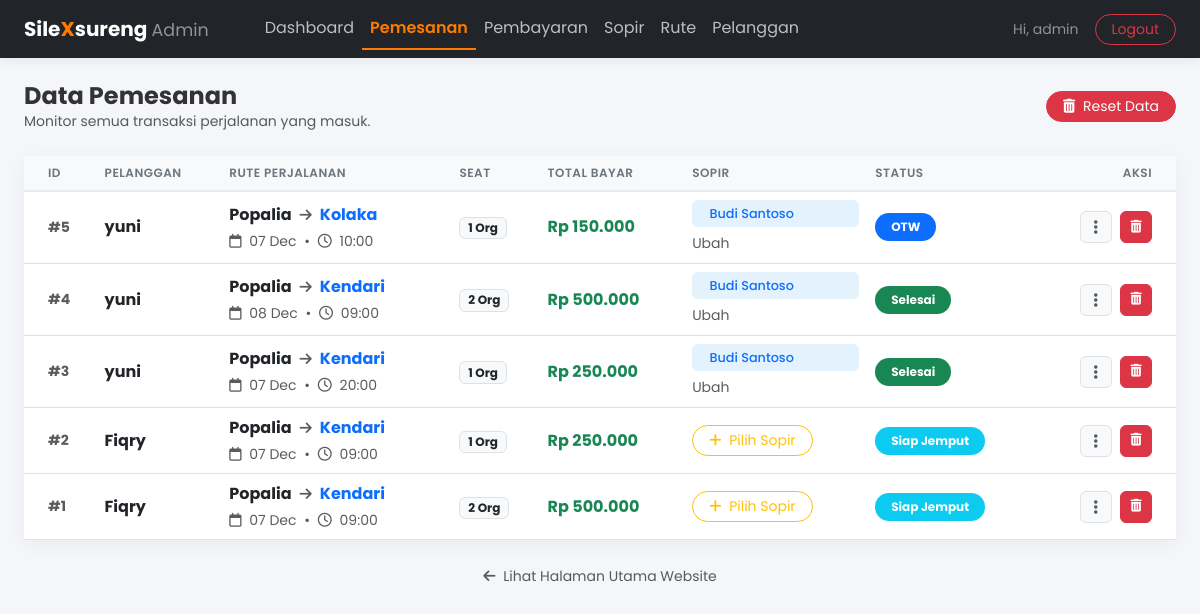
The app's page /admin_pemesanan.php (signed in) with its own data.
### tables this page shows
CREATE TABLE `pemesanan` (
  `id_pemesanan` int(11) NOT NULL,
  `id_pelanggan` int(11) NOT NULL,
  `id_rute` int(11) NOT NULL,
  `id_sopir` int(11) DEFAULT NULL,
  `tanggal_berangkat` date NOT NULL,
  `jam_berangkat` time NOT NULL,
  `jumlah_penumpang` int(11) NOT NULL,
  `total_harga` decimal(12,2) NOT NULL,
  `status` enum('pending','dialokasikan','dalam_perjalanan','selesai','dibatalkan') DEFAULT 'pending',
  `dibuat_pada` timestamp NOT NULL DEFAULT current_timestamp(),
  `bukti_pembayaran` varchar(255) DEFAULT NULL,
  `status_pembayaran` enum('Belum Bayar','Menunggu Konfirmasi','Lunas','Ditolak') DEFAULT 'Belum Bayar'
);

CREATE TABLE `pelanggan` (
  `id_pelanggan` int(11) NOT NULL,
  `nama` varchar(100) NOT NULL,
  `no_hp` varchar(15) NOT NULL,
  `email` varchar(100) DEFAULT NULL,
  `alamat` text DEFAULT NULL,
  `username` varchar(50) NOT NULL,
  `password` varchar(255) NOT NULL,
  `dibuat_pada` timestamp NOT NULL DEFAULT current_timestamp()
);

CREATE TABLE `rute` (
  `id_rute` int(11) NOT NULL,
  `asal` varchar(100) NOT NULL,
  `tujuan` varchar(100) NOT NULL,
  `harga` decimal(10,2) NOT NULL,
  `jadwal_keberangkatan` text DEFAULT NULL
);

CREATE TABLE `sopir` (
  `id_sopir` int(11) NOT NULL,
  `nama` varchar(100) NOT NULL,
  `username` varchar(50) NOT NULL,
  `password` varchar(255) NOT NULL,
  `no_hp` varchar(15) NOT NULL,
  `no_sim` varchar(50) NOT NULL,
  `aktif` tinyint(1) DEFAULT 1,
  `dibuat_pada` timestamp NOT NULL DEFAULT current_timestamp()
);

### admin_pemesanan.php (the view, shortened to what this page needs)
<?php
include 'koneksi.php';
$sql = "
    SELECT
        p.id_pemesanan,
        pel.nama AS nama_pelanggan,
        r.asal,
        r.tujuan,
        p.tanggal_berangkat,
        p.jam_berangkat,
        p.jumlah_penumpang,
        p.total_harga,
        p.status,
        s.nama AS nama_sopir
    FROM pemesanan p
    JOIN pelanggan pel ON p.id_pelanggan = pel.id_pelanggan
    JOIN rute r      ON p.id_rute = r.id_rute
    LEFT JOIN sopir s ON p.id_sopir = s.id_sopir
    ORDER BY p.dibuat_pada DESC
";
$result = mysqli_query($koneksi, $sql);
function get_status_badge($status) {
    $status_map = [
        'pending'           => ['Baru', 'warning'],
        'dialokasikan'      => ['Siap Jemput', 'info'],
        'dalam_perjalanan'  => ['OTW', 'primary'],
        'selesai'           => ['Selesai', 'success'],
        'dibatalkan'        => ['Batal', 'danger'],
    ];
    $label = $status_map[$status][0] ?? ucwords(str_replace('_', ' ', $status));
    $color = $status_map[$status][1] ?? 'secondary';
    return "<span class=\"badge rounded-pill bg-{$color} px-3 py-2\">{$label}</span>";
}
?>
<!doctype html>
<html lang="id">
<head>
    <link href="https://cdn.jsdelivr.net/npm/bootstrap@5.3.0/dist/css/bootstrap.min.css" rel="stylesheet">
    <link rel="stylesheet" href="https://cdnjs.cloudflare.com/ajax/libs/font-awesome/6.0.0/css/all.min.css">
</head>
<body>
<nav class="navbar navbar-expand-lg navbar-dark navbar-custom sticky-top">
    <div class="container-fluid px-4">
        <a class="navbar-brand me-5 fw-bold" href="admin_dashboard.php">
            Sile<span style="color: var(--primary-color);">X</span>sureng <span class="text-white-50 small fw-normal">Admin</span>
        </a>
        <div class="collapse navbar-collapse" id="adminNavbar">
            <ul class="navbar-nav me-auto mb-2 mb-lg-0">
                <li class="nav-item"><a class="nav-link" href="admin_dashboard.php">Dashboard</a></li>
                <li class="nav-item"><a class="nav-link active" href="admin_pemesanan.php">Pemesanan</a></li>
                <li class="nav-item"><a class="nav-link" href="admin_pembayaran.php">Pembayaran</a></li>
                <li class="nav-item"><a class="nav-link" href="admin_sopir.php">Sopir</a></li>
                <li class="nav-item"><a class="nav-link" href="admin_rute.php">Rute</a></li>
                <li class="nav-item"><a class="nav-link" href="admin_pelanggan.php">Pelanggan</a></li>
            </ul>
            <div class="d-flex align-items-center">
                <span class="text-white-50 me-3 small d-none d-lg-inline">Hi, <?= htmlspecialchars($_SESSION['admin_username'] ?? 'Admin') ?></span>
                <a href="logout_admin.php" class="btn btn-outline-danger btn-sm rounded-pill px-3">Logout</a>
            </div>
        </div>
    </div>
</nav>
<div class="container-fluid px-4 mt-4 mb-5">
    <div class="d-flex justify-content-between align-items-center mb-4">
        <div>
            <h4 class="mb-0 fw-bold">Data Pemesanan</h4>
            <p class="text-muted small mb-0">Monitor semua transaksi perjalanan yang masuk.</p>
        </div>
        <a href="admin_pemesanan.php?aksi=hapus_semua"
           class="btn btn-danger btn-sm rounded-pill px-3"
           onclick="return confirm('PERINGATAN KERAS!\n\nAnda yakin ingin MENGHAPUS SEMUA DATA PEMESANAN dan PEMBAYARAN?\n\nData yang dihapus TIDAK BISA DIKEMBALIKAN!');">
            <i class="fas fa-trash-alt me-1"></i> Reset Data
        </a>
    </div>
    <div class="card card-modern">
        <div class="card-body p-0">
            <?php if ($result && mysqli_num_rows($result) > 0): ?>
                <div class="table-responsive">
                    <table class="table table-hover align-middle mb-0">
                        <thead>
                            <tr>
                                <th class="ps-4">ID</th>
                                <th>Pelanggan</th>
                                <th>Rute Perjalanan</th>
                                <th>Seat</th>
                                <th>Total Bayar</th>
                                <th>Sopir</th>
                                <th>Status</th>
                                <th class="text-end pe-4">Aksi</th>
                            </tr>
                        </thead>
                        <tbody>
                        <?php while ($row = mysqli_fetch_assoc($result)): ?>
                            <tr>
                                <td class="ps-4 text-muted small fw-bold">#<?= $row['id_pemesanan'] ?></td>
                                <td>
                                    <div class="fw-bold text-dark"><?= htmlspecialchars($row['nama_pelanggan']) ?></div>
                                </td>
                                <td>
                                    <div class="d-flex align-items-center mb-1">
                                        <span class="fw-bold text-dark"><?= htmlspecialchars($row['asal']) ?></span>
                                        <i class="fas fa-arrow-right mx-2 text-muted small"></i>
                                        <span class="fw-bold text-primary"><?= htmlspecialchars($row['tujuan']) ?></span>
                                    </div>
                                    <div class="small text-muted">
                                        <i class="far fa-calendar me-1"></i> <?= date('d M', strtotime($row['tanggal_berangkat'])) ?>
                                        <span class="mx-1">•</span>
                                        <i class="far fa-clock me-1"></i> <?= substr($row['jam_berangkat'], 0, 5) ?>
                                    </div>
                                </td>
                                <td>
                                    <span class="badge bg-light text-dark border"><?= (int)$row['jumlah_penumpang'] ?> Org</span>
                                </td>
                                <td class="fw-bold text-success">
                                    Rp <?= number_format($row['total_harga'], 0, ',', '.') ?>
                                </td>
                                <td>
                                    <?php if (!empty($row['nama_sopir'])): ?>
                                        <div class="sopir-badge mb-1">
                                            <i class="fas fa-steering-wheel me-1"></i> <?= htmlspecialchars($row['nama_sopir']) ?>
                                        </div>
                                        <a href="admin_pilih_sopir.php?id_pemesanan=<?= $row['id_pemesanan'] ?>" class="small text-muted text-decoration-none">Ubah</a>
                                    <?php else: ?>
                                        <a href="admin_pilih_sopir.php?id_pemesanan=<?= $row['id_pemesanan'] ?>" class="btn btn-sm btn-outline-warning rounded-pill px-3">
                                            <i class="fas fa-plus me-1"></i> Pilih Sopir
                                        </a>
                                    <?php endif; ?>
                                </td>
                                <td>
                                    <?= get_status_badge($row['status']) ?>
                                </td>
                                <td class="text-end pe-4">
                                    <div class="dropdown d-inline-block">
                                        <button class="btn btn-light btn-action border" type="button" data-bs-toggle="dropdown">
                                            <i class="fas fa-ellipsis-v text-muted"></i>
                                        </button>
                                    </div>
                                    <a href="admin_pemesanan.php?aksi=hapus_pesanan&id=<?= $row['id_pemesanan'] ?>"
                                       class="btn btn-danger btn-action ms-1"
                                       onclick="return confirm('Yakin ingin menghapus data ini?');"
                                       title="Hapus Permanen">
                                        <i class="fas fa-trash-alt" style="font-size: 0.8rem;"></i>
                                    </a>
                                </td>
                            </tr>
                        <?php endwhile; ?>
                        </tbody>
                    </table>
                </div>
            <?php endif; ?>
        </div>
    </div>
    <div class="mt-4 text-center">
        <a href="index.php" class="text-decoration-none text-muted small hover-primary">
            <i class="fas fa-arrow-left me-1"></i> Lihat Halaman Utama Website
        </a>
    </div>
</div>
</body>
</html>

### admin_pemesanan.php (style rules this page uses)
:root { --primary-color: #ff7b00; --dark-bg: #212529; }
body { font-family: 'Poppins', sans-serif; background-color: #f4f6f9; color: #333; }
.navbar-custom { background-color: var(--dark-bg); box-shadow: 0 4px 10px rgba(0,0,0,0.05); }
.nav-link { color: rgba(255,255,255,0.7) !important; transition: 0.3s; }
.nav-link:hover, .nav-link.active { color: var(--primary-color) !important; }
.nav-link.active { font-weight: 600; border-bottom: 2px solid var(--primary-color); }
.card-modern { border: none; border-radius: 12px; box-shadow: 0 5px 20px rgba(0,0,0,0.05); }
.table thead th { background-color: #f8f9fa; border-bottom: 2px solid #e9ecef; font-weight: 600; text-transform: uppercase; font-size: 0.75rem; letter-spacing: 0.5px; color: #6c757d; }
.btn-action { width: 32px; height: 32px; padding: 0; display: inline-flex; align-items: center; justify-content: center; border-radius: 6px; transition: 0.2s; }
.sopir-badge { background-color: #e3f2fd; color: #0d6efd; padding: 4px 10px; border-radius: 6px; font-size: 0.8rem; font-weight: 500; }

### records on screen
pemesanan: id_pemesanan "5", id_pelanggan.nama "yuni", id_rute.asal "Popalia", id_rute.tujuan "Kolaka", tanggal_berangkat "07 Dec", jam_berangkat "10:00", jumlah_penumpang "1", total_harga "150.000", id_sopir.nama "Budi Santoso", status "OTW"
pemesanan: id_pemesanan "4", id_pelanggan.nama "yuni", id_rute.asal "Popalia", id_rute.tujuan "Kendari", tanggal_berangkat "08 Dec", jam_berangkat "09:00", jumlah_penumpang "2", total_harga "500.000", id_sopir.nama "Budi Santoso", status "Selesai"
pemesanan: id_pemesanan "3", id_pelanggan.nama "yuni", id_rute.asal "Popalia", id_rute.tujuan "Kendari", tanggal_berangkat "07 Dec", jam_berangkat "20:00", jumlah_penumpang "1", total_harga "250.000", id_sopir.nama "Budi Santoso", status "Selesai"
pemesanan: id_pemesanan "2", id_pelanggan.nama "Fiqry", id_rute.asal "Popalia", id_rute.tujuan "Kendari", tanggal_berangkat "07 Dec", jam_berangkat "09:00", jumlah_penumpang "1", total_harga "250.000", status "Siap Jemput"
pemesanan: id_pemesanan "1", id_pelanggan.nama "Fiqry", id_rute.asal "Popalia", id_rute.tujuan "Kendari", tanggal_berangkat "07 Dec", jam_berangkat "09:00", jumlah_penumpang "2", total_harga "500.000", status "Siap Jemput"

### other values on screen
$_SESSION['admin_username'] "admin"
